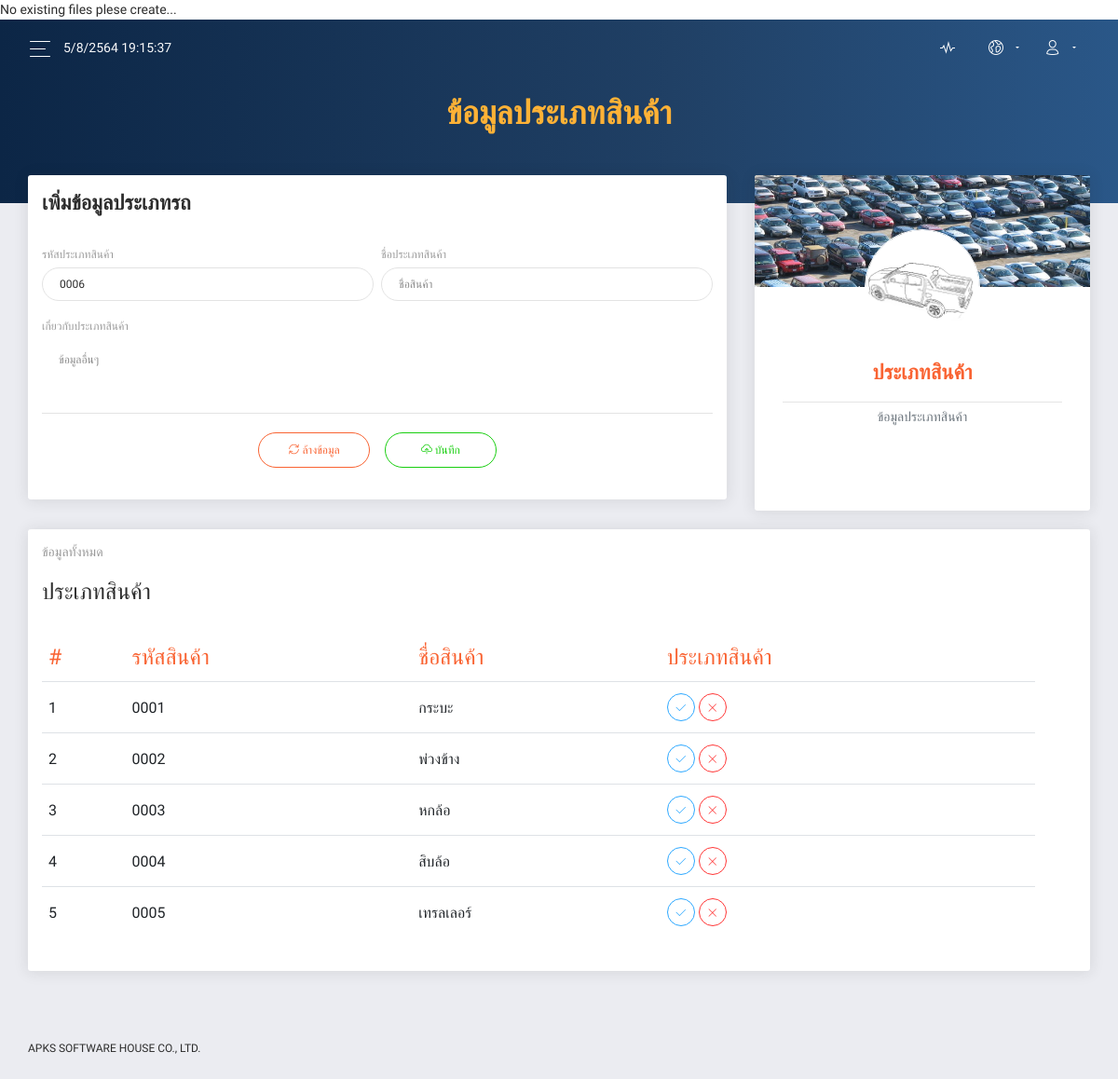
Screenshot of /vehicleType.php with the database file from the repository.
### tables this page shows
CREATE TABLE IF NOT EXISTS `tbl_vehicletype` (
  `id` int(11) NOT NULL AUTO_INCREMENT,
  `vehicletype_code` char(4) DEFAULT NULL,
  `vehicletype_name` char(50) DEFAULT NULL,
  `vehicletype_details` text,
  PRIMARY KEY (`id`)
);

### vehicleType.php (the view, shortened to what this page needs)
<?php
$dbConn = dbConnect();
$varget_id2edit = filter_input(INPUT_GET, 'id2edit');
if (empty($varget_id2edit)) {
    $text2Show = "เพิ่มข้อมูลประเภทรถ";
    $editAble = "";
    $sqlcmd_listVehicleType = "SELECT * FROM tbl_vehicletype WHERE 1";
    $sqlres_listVehicleType = mysqli_query($dbConn, $sqlcmd_listVehicleType);
    if ($sqlres_listVehicleType) {
        $sqlnum_listVehicleType = mysqli_num_rows($sqlres_listVehicleType);
        $vehicleTypeCode = str_pad(($sqlnum_listVehicleType + 1), 4, "0", STR_PAD_LEFT);
    }
    $vehicleTypeName = '';
    $vehicleTypeDetails = '';
}
?>
<!DOCTYPE html>
<html lang="en">
<head>
    <link rel="stylesheet" href="./css/all.css"/>
    <link href="./css/bootstrap.min.css" rel="stylesheet"/>
    <link href="./css/now-ui-dashboard.css?v=1.5.0" rel="stylesheet"/>
</head>
<body>
<div class="wrapper ">
    <div class="main-panel" id="main-panel">
        <?php
        require_once './fileNavbar.php';
        ?>
        <div class="panel-header h-auto d-flex justify-content-center">
            <h2 class="text-warning font-weight-bold">ข้อมูลประเภทสินค้า</h2>
        </div>
        <div class="content">
            <div class="row">
                <div class="col-md-8 order-1 order-md-0">
                    <div class="card">
                        <div class="card-header">
                            <h5 class="title"><?= $text2Show; ?></h5>
                        </div>
                        <div class="card-body">
                            <form action="./act4VehicleType.php" method="post">
                                <div class="row">
                                    <div class="col-md-6 pr-md-1">
                                        <div class="form-group">
                                            <label for="id4SuppCode">รหัสประเภทสินค้า</label>
                                            <input type="text" class="form-control" placeholder="รหัสสินค้า"
                                                   name="vehicleTypeCode" id="id4VehicleTypeCode"
                                                   value="<?= $vehicleTypeCode; ?>" <?= $editAble; ?>>
                                        </div>
                                    </div>
                                    <div class="col-md-6 pl-md-1">
                                        <div class="form-group">
                                            <label for="id4SuppEmail">ชื่อประเภทสินค้า</label>
                                            <input type="text" class="form-control" placeholder="ชื่อสินค้า"
                                                   name="vehicleTypeName" id="id4VehicleTypeName"
                                                   value="<?= $vehicleTypeName; ?>" onkeyup="func2ShowName(this.value)">
                                        </div>
                                    </div>
                                </div>
                                <div class="row mt-2">
                                    <div class="col-md-12">
                                        <div class="form-group">
                                            <label for="id4SuppDetails">เกี่ยวกับประเภทสินค้า</label>
                                            <textarea rows="3" cols="80" class="form-control" name="vehicleTypeDetails"
                                                      id="id4VehicleTypeDetails"
                                                      placeholder="ข้อมูลอื่นๆ"><?= $vehicleTypeDetails; ?></textarea>
                                        </div>
                                    </div>
                                </div>
                                <div class="row d-flex justify-content-center">
                                    <div class="button-container">
                                        <button type="reset" class="btn btn-outline-primary btn-round"
                                                style="width: 120px">
                                            <i class="now-ui-icons loader_refresh spin"></i> ล้างข้อมูล
                                        </button>
                                        <button type="submit" class="btn btn-outline-success btn-round"
                                                style="width: 120px" name="suppSubmitBtn">
                                            <i class="now-ui-icons arrows-1_cloud-upload-94"></i> บันทึก
                                        </button>
                                    </div>
                                </div>
                            </form>
                        </div>
                    </div>
                </div>
                <div class="col-md-4 order-0 order-md-1">
                    <div class="card card-user">
                        <div class="image">
                        </div>
                        <div class="card-body">
                            <div class="author">
                                <a href="#" style="text-decoration: none;">
                                    <img class="avatar border-gray" src="assets/img/avatarveh.png"
                                         alt="..."
                                         id="id4ImgAvatar">
                                    <h5 class="title"><span
                                                id="id4VehicleName2Show"><?php if (empty($vehicleTypeName)) echo "ประเภทสินค้า"; else echo $vehicleTypeName; ?></span>
                                    </h5>
                                </a>
                                <hr>
                                <p class="text-muted">
                                    ข้อมูลประเภทสินค้า
                                </p>
                            </div>
                        </div>
                    </div>
                </div>
            </div>
            <div class="row">
                <div class="col-md-12">
                    <div class="card">
                        <div class="card-header">
                            <h5 class="card-category">ข้อมูลทั้งหมด</h5>
                            <h4 class="card-title"> ประเภทสินค้า </h4>
                        </div>
                        <div class="card-body">
                            <div class="table-responsive">
                                <table class="table">
                                    <thead class=" text-primary">
                                    <tr>
                                        <th>#</th>
                                        <th>รหัสสินค้า</th>
                                        <th>ชื่อสินค้า</th>
                                        <th>ประเภทสินค้า</th>
                                        <th></th>
                                    </tr>
                                    </thead>
                                    <tbody>
                                    <?php
                                    $cntVehicleType = 0;
                                    $sqlcmd_listVehicleType = "SELECT * FROM tbl_vehicletype WHERE 1 ORDER BY vehicletype_code ASC";
                                    $sqlres_listVehicleType = mysqli_query($dbConn, $sqlcmd_listVehicleType);
                                    if ($sqlres_listVehicleType) {
                                        while ($sqlfet_listVehicleType = mysqli_fetch_assoc($sqlres_listVehicleType)) {
                                            ?>
                                            <tr>
                                                <td><?= ++$cntVehicleType; ?></td>
                                                <td><?= $sqlfet_listVehicleType['vehicletype_code']; ?></td>
                                                <td><?= $sqlfet_listVehicleType['vehicletype_name']; ?></td>
                                                <td>
                                                    <a href="?id2edit=<?= $sqlfet_listVehicleType['id']; ?>"
                                                       class="btn btn-round btn-outline-info btn-icon btn-sm"
                                                       data-toggle="tooltip" data-placement="right" title="แก้ไข"><i
                                                                class="now-ui-icons ui-1_check"></i></a>
                                                    <a href="./act4VehicleType.php?id2delete=<?= $sqlfet_listVehicleType['id']; ?>"
                                                       class="btn btn-round btn-outline-danger btn-icon btn-sm"
                                                       onclick="return confirm('ต้องการลบข้อมูลนี้');"
                                                       data-toggle="tooltip" data-placement="right" title=" ลบ "><i
                                                                class="now-ui-icons ui-1_simple-remove"></i></a>
                                                </td>
                                            </tr>
                                            <?php
                                        }
                                    }
                                    ?>
                                    </tbody>
                                </table>
                            </div>
                        </div>
                    </div>
                </div>
            </div>
        </div>
        <?php
        require_once './fileFooter.php';
        ?>
    </div>
</div>
</body>
</html>

### rows the page displays
tbl_vehicletype: vehicletype_code "0001", vehicletype_name "กระบะ"
tbl_vehicletype: vehicletype_code "0002", vehicletype_name "พ่วงข้าง"
tbl_vehicletype: vehicletype_code "0003", vehicletype_name "หกล้อ"
tbl_vehicletype: vehicletype_code "0004", vehicletype_name "สิบล้อ"
tbl_vehicletype: vehicletype_code "0005", vehicletype_name "เทรลเลอร์"

### other values shown
$text2Show "เพิ่มข้อมูลประเภทรถ"
